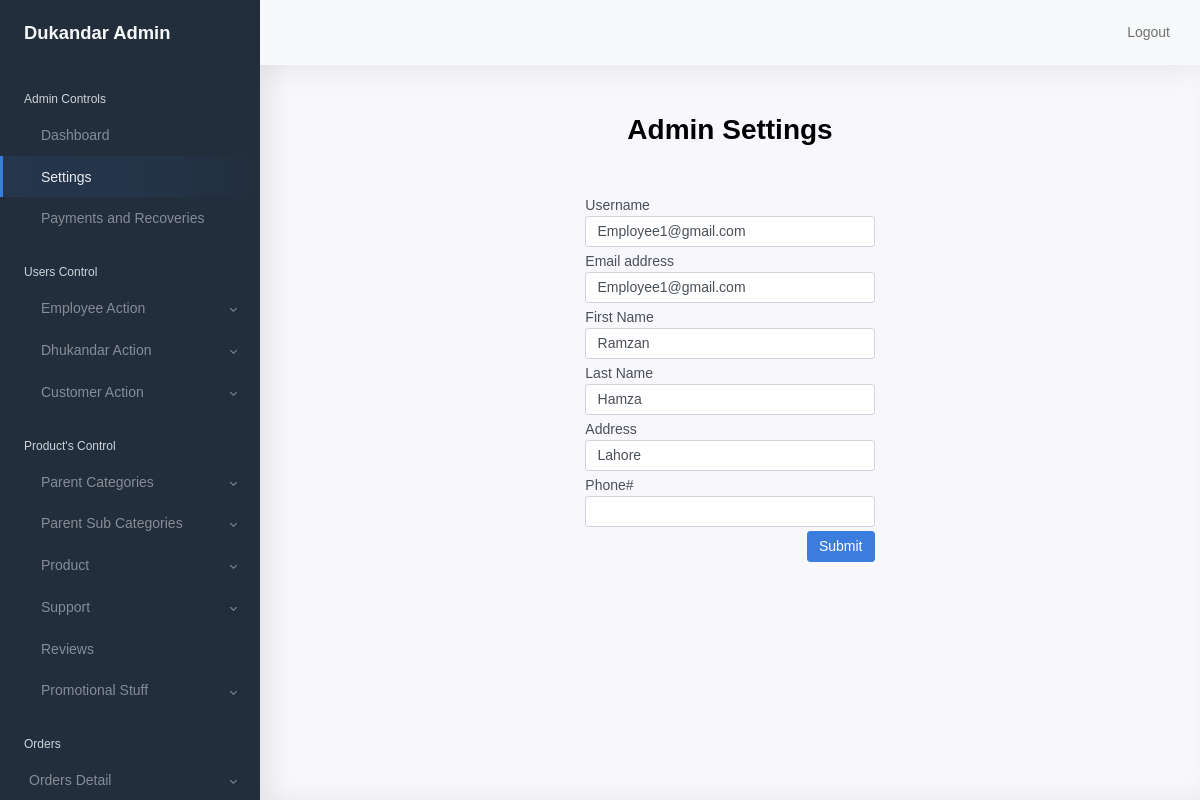
/settings (signed in), run on an earlier commit of the app's database.
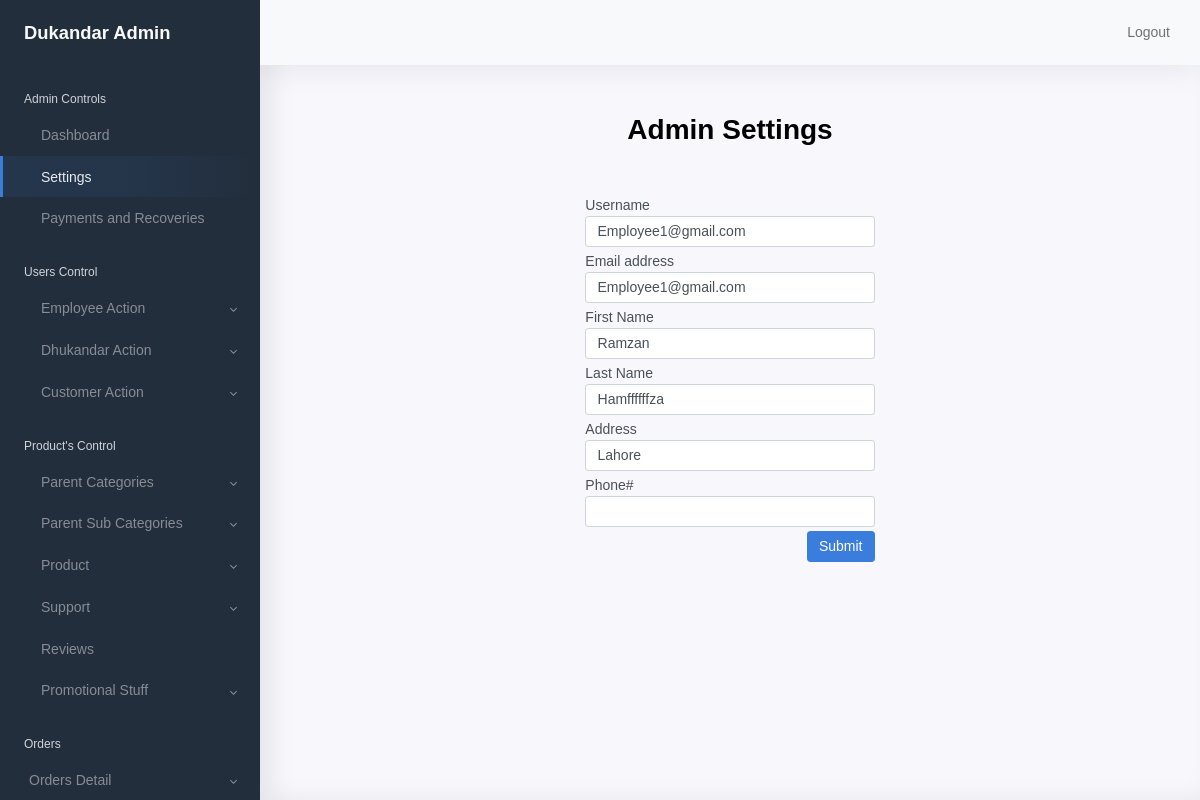
And on a later commit of the database.
### shopkeeper/models/models.py (models this page shows, shortened)
class User(AbstractUser):
    address = models.CharField(max_length=250, null=True)
    user_type = models.CharField(max_length=16,
                                 choices=USER_CHOICES,
                                 default="CUSTOMER")
    block = models.BooleanField(default=False)
    is_active = models.BooleanField(default=True)
    created_at = models.DateTimeField(auto_now_add=True)
    updated_at = models.DateTimeField(auto_now=True)

### shopkeeper/views.py (the view)
# urls.py: path('settings', admin_settings, name='admin_setting'),
@login_required(login_url='shopkeeper:admin_login')
def admin_settings(request):
        if request.POST:
            user = User.objects.get(id=request.user.id)
            user.username= request.POST.get('username')
            user.first_name= request.POST.get('first_name')
            user.last_name= request.POST.get('last_name')
            user.email= request.POST.get('email')
            user.address= request.POST.get('address')
            user.save()
            messages.add_message(request, messages.SUCCESS, 'Record Updated Successfully')
            return redirect('shopkeeper:admin_setting')
        else:
            user = User.objects.get(id=request.user.id)
            context={
             'user':user
            }
            return render(request, 'shopkeeper/settings.html',context)

### shopkeeper/templates/shopkeeper/settings.html (shortened to what this page needs)
{% extends 'shopkeeper/base/base.html' %}
{% load static %}
{% block content %}
<div class="container">
  <h1 class="text-center mt-5 mb-5 font-weight-bold"> Admin Settings</h1>
    <form action="{% url 'shopkeeper:admin_setting' %}" method="post">
    <div class="row justify-content-center">
      <div class="col-4" >
        <div class="form-group ">
            <label for="exampleInputusername">Username</label>
            <input type="text" class="form-control" id="username" name="username", value="{{user.username}}" >
          </div>
          <div class="form-group mt-1">
            <label for="exampleInputEmail1">Email address</label>
            <input type="email" class="form-control" id="exampleInputEmail1" name="email" value="{{user.email}}">
          </div>
        <div class="form-group mt-1">
            <label for="exampleInputFirst_Name">First Name</label>
            <input type="text" class="form-control" id="first_name" name="first_name" value="{{user.first_name}}">
          </div>
            <div class="form-group mt-1">
              <label for="exampleInputlast_name">Last Name</label>
              <input type="text" class="form-control" id="last_name" name="last_name" value="{{user.last_name}}">
            </div>
              <div class="form-group mt-1">
                <label for="exampleInputAddress">Address</label>
                <input type="text" class="form-control" id="address" name="address" value="{{user.address}}">
              </div>
              <div class="form-group mt-1">
                <label for="exampleInputphone_no">Phone#</label>
                <input type="text" class="form-control" id="phone_no"  name="phone_no"  value="{{phone_no}}">
              </div>
      <button type="submit" class="btn btn-primary float-right mt-1">Submit</button>
      </div>
    </div>
</form>
  </div>
{% endblock %}

What changed in the data, as far as the page shows it:
changed User "Employee1@gmail.com": last_name "Hamza" → "Hamffffffza"
